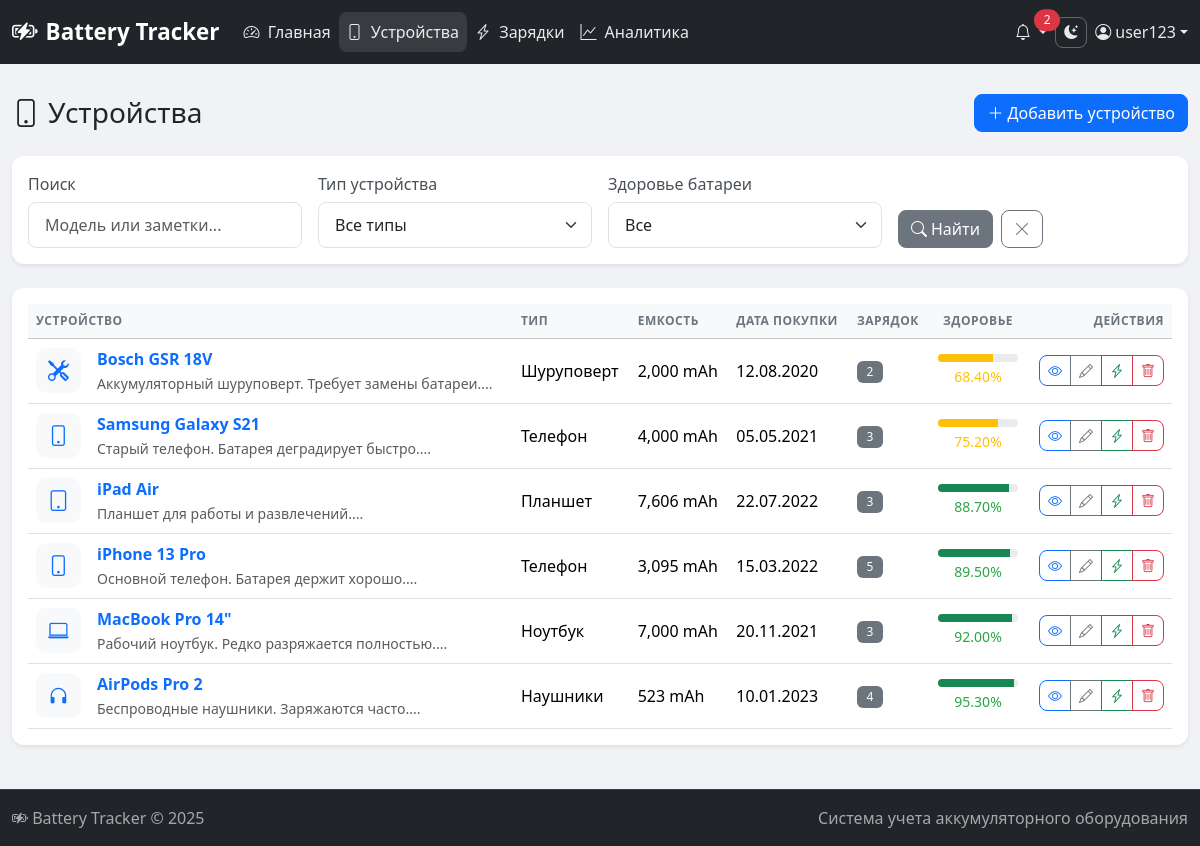
Page /devices.php (signed in) on the earlier database version.
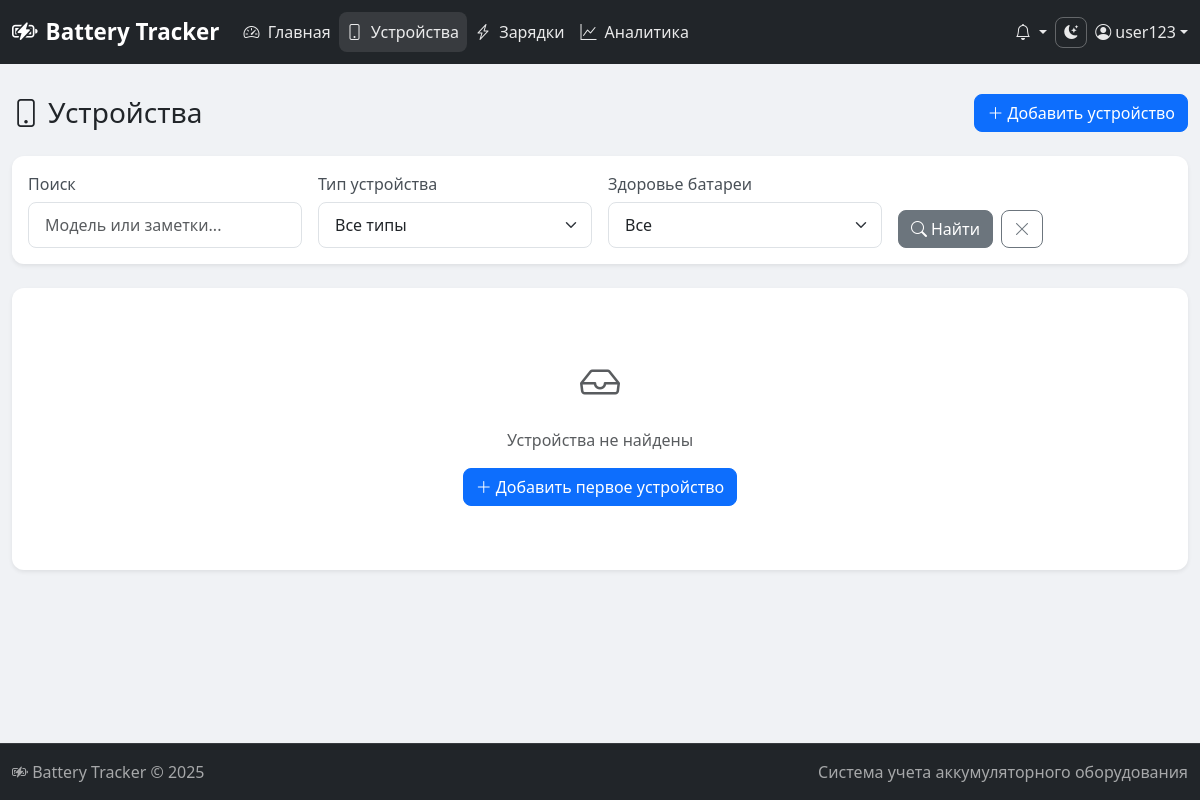
Same page on the later database version.
### tables this page shows
CREATE TABLE IF NOT EXISTS devices (
    id INT AUTO_INCREMENT PRIMARY KEY,
    user_id INT DEFAULT 1,
    type ENUM('phone', 'laptop', 'screwdriver', 'headphones', 'tablet', 'other') NOT NULL,
    model VARCHAR(150) NOT NULL,
    battery_capacity INT NOT NULL,
    purchase_date DATE NOT NULL,
    battery_health DECIMAL(5,2) DEFAULT 100.00,
    notes TEXT,
    created_at TIMESTAMP DEFAULT CURRENT_TIMESTAMP,
    updated_at TIMESTAMP DEFAULT CURRENT_TIMESTAMP ON UPDATE CURRENT_TIMESTAMP,
    FOREIGN KEY (user_id) REFERENCES users(id) ON DELETE SET NULL
);

### config/auth.php (called while the page is built, shortened)
<?php
function getTheme() {
    return $_SESSION['theme'] ?? 'light';
}

### config/database.php (called while the page is built, shortened)
<?php
class Database {
    private static $instance = null;
    private $connection;
    private function __construct() {
        try {
            $dsn = "mysql:host=" . DB_HOST . ";dbname=" . DB_NAME . ";charset=" . DB_CHARSET;
            $options = [
                PDO::ATTR_ERRMODE => PDO::ERRMODE_EXCEPTION,
                PDO::ATTR_DEFAULT_FETCH_MODE => PDO::FETCH_ASSOC,
                PDO::ATTR_EMULATE_PREPARES => false,
            ];
            $this->connection = new PDO($dsn, DB_USER, DB_PASS, $options);
        } catch (PDOException $e) {
            die("Ошибка подключения к базе данных: " . $e->getMessage());
        }
    }
    public static function getInstance() {
        if (self::$instance === null) {
            self::$instance = new self();
        }
        return self::$instance;
    }
    public function query($sql, $params = []) {
        $stmt = $this->connection->prepare($sql);
        $stmt->execute($params);
        return $stmt;
    }
    public function fetchAll($sql, $params = []) {
        return $this->query($sql, $params)->fetchAll();
    }
}
function db() {
    return Database::getInstance();
}
function sanitize($data) {
    return htmlspecialchars(trim($data), ENT_QUOTES, 'UTF-8');
}
function formatDate($date, $format = 'd.m.Y') {
    return date($format, strtotime($date));
}
function getHealthClass($health) {
    if ($health >= 80) return 'health-good';
    if ($health >= 50) return 'health-warning';
    return 'health-danger';
}
function getHealthBadgeClass($health) {
    if ($health >= 80) return 'bg-success';
    if ($health >= 50) return 'bg-warning';
    return 'bg-danger';
}
function getDeviceTypeLabel($type) {
    $types = [
        'phone' => 'Телефон',
        'laptop' => 'Ноутбук',
        'screwdriver' => 'Шуруповерт',
        'headphones' => 'Наушники',
        'tablet' => 'Планшет',
        'other' => 'Другое'
    ];
    return $types[$type] ?? $type;
}
function getDeviceTypeIcon($type) {
    $icons = [
        'phone' => 'bi-phone',
        'laptop' => 'bi-laptop',
        'screwdriver' => 'bi-tools',
        'headphones' => 'bi-headphones',
        'tablet' => 'bi-tablet',
        'other' => 'bi-device-hdd'
    ];
    return $icons[$type] ?? 'bi-device-hdd';
}

### devices.php (the view, shortened to what the changed rows need)
<?php
require_once 'includes/header.php';
$where = [];
$params = [];
$whereClause = count($where) > 0 ? 'WHERE ' . implode(' AND ', $where) : '';
$devices = db()->fetchAll(
    "SELECT d.*,
            (SELECT COUNT(*) FROM charge_cycles WHERE device_id = d.id) as charge_count
     FROM devices d
     $whereClause
     ORDER BY d.battery_health ASC",
    $params
);
?>
<div class="d-flex justify-content-between align-items-center mb-4">
    <h1 class="h3 mb-0">
        <i class="bi bi-phone me-2"></i>Устройства
    </h1>
</div>
<div class="card border-0 shadow-sm">
    <div class="card-body">
        <?php if (count($devices) > 0): ?>
        <div class="table-responsive">
            <table class="table table-hover align-middle mb-0">
                <thead class="table-light">
                    <tr>
                        <th>Устройство</th>
                        <th>Тип</th>
                        <th>Емкость</th>
                        <th>Дата покупки</th>
                        <th>Зарядок</th>
                        <th class="text-center">Здоровье</th>
                        <th class="text-end">Действия</th>
                    </tr>
                </thead>
                <tbody>
                    <?php foreach ($devices as $device): ?>
                    <tr>
                        <td>
                            <div class="d-flex align-items-center">
                                <div class="device-icon me-3">
                                    <i class="bi <?= getDeviceTypeIcon($device['type']) ?>"></i>
                                </div>
                                <div>
                                    <a href="device_view.php?id=<?= $device['id'] ?>" class="fw-bold text-decoration-none">
                                        <?= sanitize($device['model']) ?>
                                    </a>
                                    <?php if (!empty($device['notes'])): ?>
                                    <br><small class="text-muted"><?= sanitize(mb_substr($device['notes'], 0, 50)) ?>...</small>
                                    <?php endif; ?>
                                </div>
                            </div>
                        </td>
                        <td><?= getDeviceTypeLabel($device['type']) ?></td>
                        <td><?= number_format($device['battery_capacity']) ?> mAh</td>
                        <td><?= formatDate($device['purchase_date']) ?></td>
                        <td>
                            <span class="badge bg-secondary"><?= $device['charge_count'] ?></span>
                        </td>
                        <td class="text-center">
                            <div class="health-indicator">
                                <div class="progress" style="height: 8px; width: 80px;">
                                    <div class="progress-bar <?= getHealthBadgeClass($device['battery_health']) ?>"
                                         style="width: <?= $device['battery_health'] ?>%"></div>
                                </div>
                                <small class="<?= getHealthClass($device['battery_health']) ?>">
                                    <?= $device['battery_health'] ?>%
                                </small>
                            </div>
                        </td>
                        <td class="text-end">
                            <div class="btn-group">
                                <a href="device_view.php?id=<?= $device['id'] ?>" class="btn btn-sm btn-outline-primary" title="Просмотр">
                                    <i class="bi bi-eye"></i>
                                </a>
                                <a href="device_form.php?id=<?= $device['id'] ?>" class="btn btn-sm btn-outline-secondary" title="Редактировать">
                                    <i class="bi bi-pencil"></i>
                                </a>
                                <a href="charge_form.php?device_id=<?= $device['id'] ?>" class="btn btn-sm btn-outline-success" title="Добавить зарядку">
                                    <i class="bi bi-lightning-charge"></i>
                                </a>
                                <button type="button" class="btn btn-sm btn-outline-danger"
                                        onclick="deleteDevice(<?= $device['id'] ?>, '<?= sanitize($device['model']) ?>')" title="Удалить">
                                    <i class="bi bi-trash"></i>
                                </button>
                            </div>
                        </td>
                    </tr>
                    <?php endforeach; ?>
                </tbody>
            </table>
        </div>
        <?php else: ?>
        <div class="text-center py-5">
            <i class="bi bi-inbox fs-1 text-muted"></i>
            <p class="mt-3 text-muted">Устройства не найдены</p>
            <a href="device_form.php" class="btn btn-primary">
                <i class="bi bi-plus-lg me-1"></i>Добавить первое устройство
            </a>
        </div>
        <?php endif; ?>
    </div>
</div>
<?php require_once 'includes/footer.php'; ?>

### includes/header.php (shortened to what the changed rows need)
<?php
require_once __DIR__ . '/../config/database.php';
require_once __DIR__ . '/../config/auth.php';
$lowHealthDevices = db()->fetchAll(
    "SELECT * FROM devices WHERE battery_health < 80 ORDER BY battery_health ASC"
);
?>
<!DOCTYPE html>
<html lang="ru" data-theme="<?= getTheme() ?>">
<head>
    <link href="https://cdn.jsdelivr.net/npm/bootstrap@5.3.2/dist/css/bootstrap.min.css" rel="stylesheet">
    <link href="https://cdn.jsdelivr.net/npm/bootstrap-icons@1.11.1/font/bootstrap-icons.css" rel="stylesheet">
    <link href="assets/css/style.css" rel="stylesheet">
</head>
<body>
    <nav class="navbar navbar-expand-lg navbar-dark bg-dark fixed-top">
        <div class="container-fluid">
            <div class="collapse navbar-collapse" id="navbarNav">
                <div class="d-flex align-items-center gap-2">
                    <div class="nav-item dropdown">
                        <a class="nav-link dropdown-toggle position-relative" href="#" id="notificationsDropdown" role="button" data-bs-toggle="dropdown">
                            <i class="bi bi-bell"></i>
                            <?php if (count($lowHealthDevices) > 0): ?>
                            <span class="position-absolute top-0 start-100 translate-middle badge rounded-pill bg-danger">
                                <?= count($lowHealthDevices) ?>
                            </span>
                            <?php endif; ?>
                        </a>
                    </div>
                </div>
            </div>
        </div>
    </nav>
    <main class="main-content">
        <div class="container-fluid py-4">

Differences in the rows shown:
removed devices: model "Bosch GSR 18V", notes "Аккумуляторный шуруповерт. Требует замены батареи.", type "Шуруповерт", battery_capacity "2,000", purchase_date "12.08.2020", charge_count "2", battery_health "68.40"
removed devices: model "Samsung Galaxy S21", notes "Старый телефон. Батарея деградирует быстро.", type "Телефон", battery_capacity "4,000", purchase_date "05.05.2021", charge_count "3", battery_health "75.20"
removed devices: model "iPad Air", notes "Планшет для работы и развлечений.", type "Планшет", battery_capacity "7,606", purchase_date "22.07.2022", charge_count "3", battery_health "88.70"
removed devices: model "iPhone 13 Pro", notes "Основной телефон. Батарея держит хорошо.", type "Телефон", battery_capacity "3,095", purchase_date "15.03.2022", charge_count "5", battery_health "89.50"
removed devices: model "MacBook Pro 14\"", notes "Рабочий ноутбук. Редко разряжается полностью.", type "Ноутбук", battery_capacity "7,000", purchase_date "20.11.2021", charge_count "3", battery_health "92.00"
removed devices: model "AirPods Pro 2", notes "Беспроводные наушники. Заряжаются часто.", type "Наушники", battery_capacity "523", purchase_date "10.01.2023", charge_count "4", battery_health "95.30"
Other differences:
count($lowHealthDevices): "2" → (not shown)
text no longer shown: "УСТРОЙСТВО ТИП ЕМКОСТЬ ДАТА ПОКУПКИ ЗАРЯДОК ЗДОРОВЬЕ ДЕЙСТВИЯ"
text now shown: "Устройства не найдены Добавить первое устройство"
